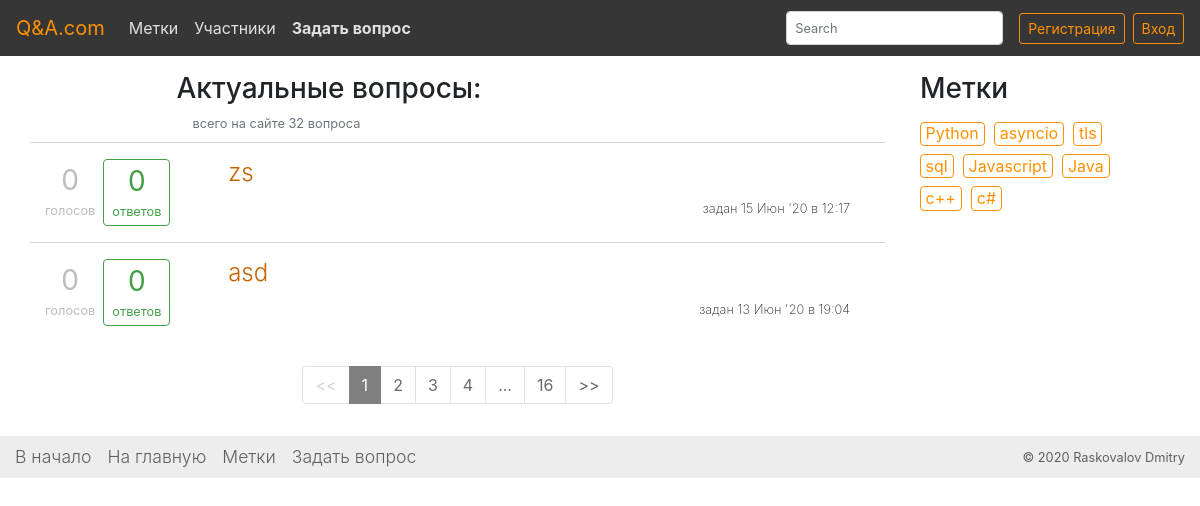
The page / on the database its author committed.
### question/models.py (models this page shows, shortened)
class MessageInfo(models.Model):
    content = models.TextField("Текст")
    author = models.ForeignKey(Author, verbose_name="Автор", on_delete=models.SET_NULL, null=True)
    creation_time = models.DateTimeField("Время создания", auto_now_add=True)
    change_time = models.DateTimeField("Время изменения", auto_now_add=True)
    rating = models.PositiveIntegerField("Рейтинг", default=0)
    draft = models.BooleanField("Черновик", default=False)
    class Meta:
        abstract = True

class Question(MessageInfo):
    header = models.CharField("Заголовок", max_length=500)
    content = models.TextField("Текст", blank=True)
    tags = models.ManyToManyField(Tag, verbose_name="Тэги", related_name="question_tags")
    action_time = models.DateTimeField("время последнего действия", auto_now_add=True)
    views = models.PositiveIntegerField("Просмотры", blank=True, default=0)
    comments = GenericRelation(Comment)
    votes = models.ManyToManyField(Author, verbose_name="Голоса", related_name="question_vote", blank=True)
    def get_absolute_url(self):
        return reverse("question", kwargs={"pk":self.pk})
    class Meta:
        verbose_name = "Вопрос"
        verbose_name_plural = "Вопросы"
        ordering = ["-action_time"]

class Tag(models.Model):
    name = models.CharField("Имя", max_length=40)
    description = models.TextField("Описание", blank=True)
    number_questions = models.PositiveIntegerField("количество вопросов", blank=True, default=0)
    url = models.SlugField(blank=True, max_length=50, unique=True)
    class Meta:
        verbose_name = "Метка"
        verbose_name_plural = "Метки"

### question/views.py (the view)
# urls.py: path('', views.IndexView.as_view(), name='index'),
class IndexView(TagsMixin, ListView):
    queryset = Question.objects.filter(draft=False)
    context_object_name = 'newest_question'
    paginate_by = 2
    template_name = 'question/index.html'

### question/templatetags/question_extras.py (called while the page is built)
@register.filter(name='ru_plural', is_safe=False)
def ru_pluralize(value, arg=''):
    try:
        nouns = arg.split(',')
    except AttributeError:
        return ''
    nouns.extend(['', '', ''])
    one, few, many = nouns[:3]
    try:
        n = abs(value)
    except TypeError:
        return ''
    if n % 10 == 1 and n % 100 != 11:
        noun = one
    elif n % 10 in [0, 5, 6, 7, 8, 9] or n % 100 in [11, 12, 13, 14]:
        noun = many
    else:
        noun = few
    return noun

@register.filter(name='creation_time_str', is_safe=True)
def creation_time(obj):
    from django.template.defaultfilters import date, time
    obj = obj.creation_time
    return f'{date(obj, "d M")} \'{date(obj, "y")} в {time(obj, "H:i")}'

### question/views.py (called while the page is built)
    def get_context_data(self, **kwargs):
        context = {}
        if Tag.objects.all().exists():
            tags = Tag.objects.order_by('number_questions')[0:50]
            context['popular_tags'] = tags
            context.update(kwargs)
        return super().get_context_data(**context)

### templates/question/index.html (shortened to what this page needs)
{% extends "question/base.html" %}
{% load question_extras %}
{% block content %}
<div class="container-lg question-container">
    <div class="row">
        <div class="col-md-10 col-lg-9 question-content">
            <div class="row justify-content-sm-end">
                <div class="col col-sm-10 pl-4 pl-sm-1 mb-2">
                    <h3 class="mb-1">Актуальные вопросы:</h3>
                    <small class="text-muted ml-3">всего на сайте {{ paginator.count }} {{ paginator.count|ru_plural:'вопрос, вопроса, вопросов' }}</small>
                </div>
            </div>
            {% for question in newest_question %}
            <div class="row question py-1 p-sm-3 pt-sm-3">
                <div class="d-flex col-sm-2 text-center justify-content-center justify-content-sm-start p-0 mb-sm-0 stats-index">
                    <div class="d-flex flex-sm-column pr-2 ml-n1 ml-sm-n3 ml-md-n3 mr-2 mr-sm-0 stats-rate">
                        <div class="stats-count mr-1 mr-sm-0">{{ question.votes.count }}</div>
                        <div class="stats-label mr-1 mr-sm-0 my-auto">{{ question.votes.count|ru_plural:'голос, голоса, голосов' }}</div>
                    </div>
                    <div class="d-flex flex-sm-column stats-rate px-2 pt-sm-0 pb-sm-1 answered ">
                        <div class="stats-count mr-1 mr-sm-0">{{ question.answer_set.count }}</div>
                        <div class="stats-label mr-1 mr-sm-0 my-auto">{{ question.answer_set.count|ru_plural:'ответ, ответа, ответов' }}</div>
                    </div>
                </div>
                <div class="col">
                    <h4 class="font-weight-light">
                        <a href="{{ question.get_absolute_url }}">
                            {{ question.header|truncatewords:16 }}
                        </a>
                    </h4>
                    <div class="d-flex justify-content-between question-info">
                        <div class="p-1">задан {{ question|creation_time_str }}</div>
                    </div>
                </div>
            </div>
            {% endfor %}
            {% include 'include/pagination.html' %}
        </div>
        {% block right_column %}
            {% include 'include/tags_column.html' %}
        {% endblock right_column %}
    </div>
</div>
{% endblock content %}

### templates/question/base.html (shortened to what this page needs)
<!DOCTYPE html>
{% load static %}
<html lang="en">
    <head>
        <link rel="stylesheet" href="{% static 'css/bootstrap.css' %}">
        <link rel="stylesheet" href="{% static 'css/styles.css' %}">
    </head>
    <body>
        {% include 'include/navbar.html' %}
        {% block content %} {% endblock %}
        {% include 'include/footer.html' %}
    </body>
</html>

### templates/include/navbar.html (shortened to what this page needs)
<header>
    <nav class="navbar navbar-expand-md fixed-top">
        <a class="navbar-brand" href="/">Q&A.com</a>
        <div class="collapse navbar-collapse " id="collapsibleNavbar">
            <ul class="navbar-nav mr-auto">
                <li class="nav-item">
                    <a class="nav-link" href="{% url 'tags_index' %}">Метки</a>
                </li>
                <li class="nav-item">
                    <a class="nav-link" href="#">Участники</a>
                </li>
                <li class="nav-item">
                    <a class="nav-link" href="{% url 'ask_question' %}"><strong>Задать вопрос</strong></a>
                </li>
            </ul>
            <form class="form-inline my-1 my-lg-0" action="{% url 'search' %}" method="get">
                 <input class="form-control mr-3 search-form" type="search" name="q" placeholder="Search" aria-label="Search">
            </form>
            <form class="form-inline" action="" target="_blank">
                <button class="btn btn-sm my-2 mr-2 my-md-0 reg-btn">Регистрация</button>
            </form>
            <form class="form-inline" action="" target="_blank">
                <button class="btn btn-sm my-2 my-md-0 enter-btn">Вход</button>
            </form>
        </div>
    </nav>
</header>

### templates/include/pagination.html
{% if is_paginated %}
    <div class="col">
        <ul class="pagination justify-content-center" id="paginator">
            {% if page_obj.has_previous %}
                <li class="page-item"><a class="page-link" href="?{{ q_str }}page={{ page_obj.previous_page_number }}"><<</a></li>
                {% if page_obj.number|add:'-3' > 1 %}
                    <li class="page-item"><a class="page-link" href="?{{ q_str }}page=1">1</a></li>
                {% endif %}
                {% if page_obj.number|add:'-4' > 1 %}
                    <li class="page-item"><a class="page-link" href="?{{ q_str }}page={{ page_obj.number|add:'-4'}}">...</a></li>
                {% endif %}
            {% else %}
                <li class="page-item disabled"><a class="page-link" href="#"><<</a></li>
            {% endif %}
            {% for i in paginator.page_range %}
                {% if page_obj.number == i %}
                    <li class="page-item active"><a class="page-link" href="#">{{ page_obj.number }}</a></li>
                {% elif page_obj.number|add:'-4' < i and page_obj.number|add:'4' > i %}
                    <li class="page-item"><a class="page-link" href="?{{ q_str }}page={{ i }}">{{ i }}</a></li>
                {% endif %}
            {% endfor %}
            {% if page_obj.has_next %}
                {% if page_obj.number|add:'4' < page_obj.paginator.num_pages %}
                    <li class="page-item"><a class="page-link" href="?{{ q_str }}page={{ page_obj.number|add:'4'}}">...</a></li>
                {% endif %}
                {% if page_obj.number|add:'3' < page_obj.paginator.num_pages %}
                    <li class="page-item"><a class="page-link" href="?{{ q_str }}page={{ page_obj.paginator.num_pages }}">{{ page_obj.paginator.num_pages }}</a></li>
                {% endif %}
                <li class="page-item"><a class="page-link" href="?{{ q_str }}page={{ page_obj.next_page_number }}">>></a></li>
            {% else %}
                <li class="page-item disabled"><a class="page-link" href="#">>></a></li>
            {% endif %}
        </ul>
    </div>
{% endif %}

### templates/include/tags_column.html
<div class="col-md-2 col-lg-3 tags-col">
    <h3 class="text-center text-sm-left">Метки</h3>
    <div class="col tags">
        {% for tag in popular_tags %}
            <a href="/tag/{{ tag.url }}" class="btn btn-outline btn-md" role="button">{{ tag.name }}</a>
        {% endfor %}
    </div>
</div>

### templates/include/footer.html
<footer>
    <div class="container-fluid">
        <div class="d-sm-flex justify-content-between">
            <div class="d-flex flex-row flex-wrap footer-left">
                <div><a href="#">В начало</a></div>
                <div><a href="/">На главную</a></div>
                <div><a href="{% url 'tags_index' %}">Метки</a></div>
                <div><a href="#">Задать вопрос</a></div>
            </div>
            <div class="footer-right">
                <span>© 2020 Raskovalov Dmitry</span>
            </div>
        </div>
    </div>
</footer>

### static/css/styles.css (style rules this page uses)
a { color: #c56200; }
h3, h4, p, span { overflow-wrap: break-word; }
.navbar { background-color: #363636; }
header .navbar-brand { color: #ff9100; }
.nav-link { color: #e0e0e0; }
.search-form { padding: .25rem .5rem; font-size: .8rem; width:180px; }
.reg-btn, .enter-btn { color: #ff9100; border-color: #ff9100; }
.stats, .stats-index { color: #bdbdbd; margin: 0 15px; padding: .25rem 1rem; font-stretch: condensed; }
.stats-index { align-items: flex-start; }
.stats-count { font-size: 1.75rem; margin-bottom: 0; }
.stats-label { font-size: .8rem; font-stretch: condensed; }
.answered { color: #43a047; border: 1px solid #43a047; border-radius: .25rem; }
.question-container, .question-single-container, .tags-page-container { margin-top: 4.5rem; }
.question { border-top: 1px solid lightgrey; padding: 1rem; }
.pagination { margin-top: 1.5rem; }
.tags-col h3 { padding-left: 1.25rem; }
.tags .btn { padding: 0.3rem; line-height: 0.8rem; margin-top: 0.5rem; margin-left: 0.3rem; color: #ff9100; border-color: #ff9100; }
.page-item .page-link { color: dimgray; }
#paginator .disabled .page-link { color: lightgray; }
#paginator .active .page-link { border: 1px solid gray; background-color: gray; color: white; }
.question-info, .comment-info { font-size: 0.8rem; font-weight: 200; }
footer { background-color: #EDEDED; padding: .5rem 0; margin-top: 1rem; }
.footer-left a { color: #606060; font-size: 1.1rem; font-weight: 300; margin-right: 1rem; }
.footer-right span { color: #606060; font-size: .8rem; }

### rows shown on the page
Question: votes.count "0", votes.count|ru_plural "голосов", answer_set.count "0", answer_set.count|ru_plural "ответов", header "zs", creation_time "15 Июн '20 в 12:17"
Question: votes.count "0", votes.count|ru_plural "голосов", answer_set.count "0", answer_set.count|ru_plural "ответов", header "asd", creation_time "13 Июн '20 в 19:04"
Tag: name "Python"
Tag: name "asyncio"
Tag: name "tls"
Tag: name "sql"
Tag: name "Javascript"
Tag: name "Java"
Tag: name "c++"
Tag: name "c#"

### other values the page prints
{{ paginator.count }} "32"
{{ paginator.count|ru_plural:'вопрос, вопроса, вопросов' }} "вопроса"
{{ page_obj.number }} "1"
{{ i }} "2" "3" "4"
{{ page_obj.paginator.num_pages }} "16"
